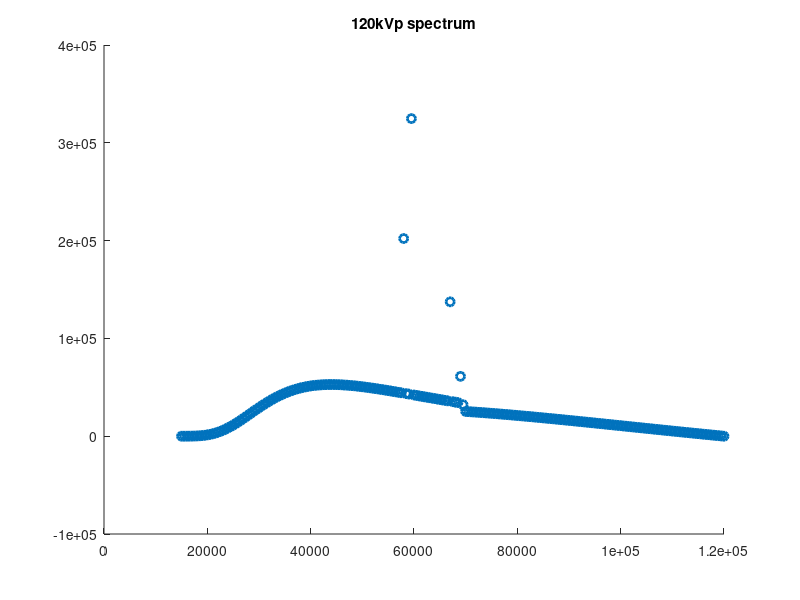
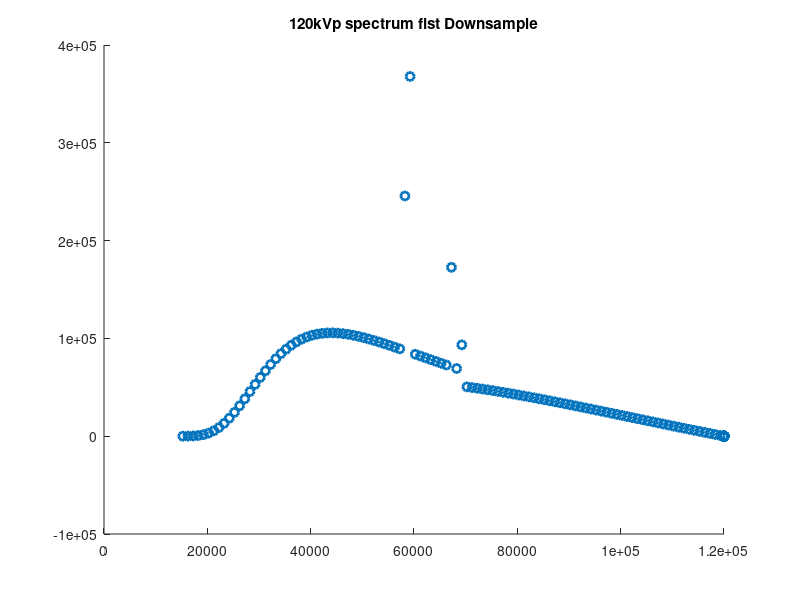
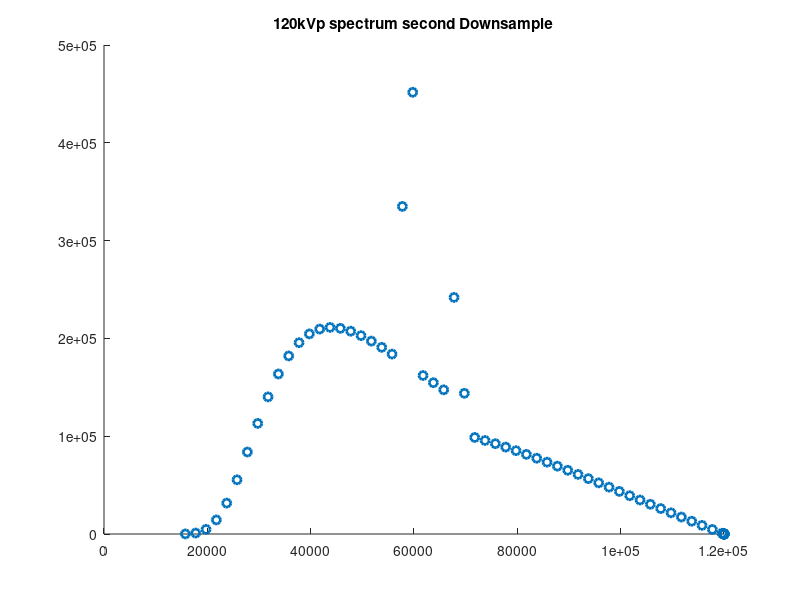
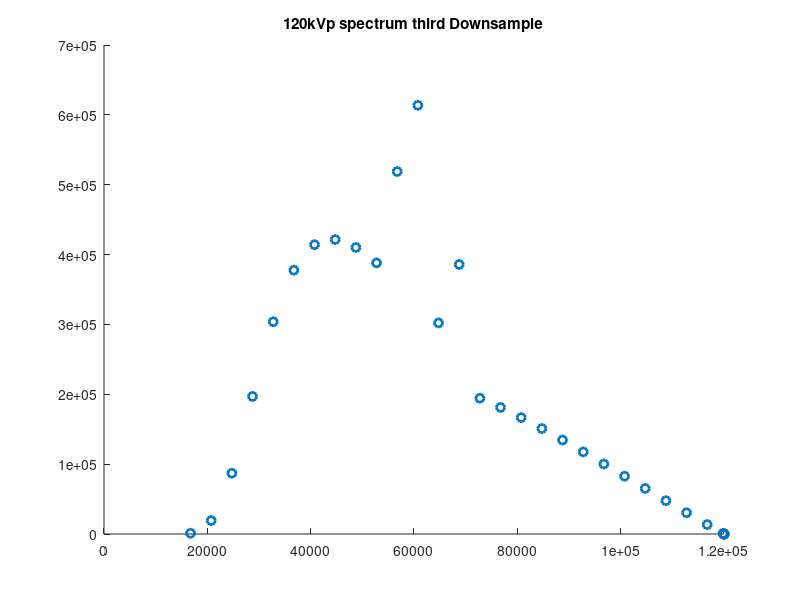

Reproduce these figures in MATLAB, in order.
spec120kVp = [
 15.0e3  4.60050e0
 15.5e3  1.12747e1
 16.0e3  2.50967e1
 16.5e3  5.03098e1
 17.0e3  9.52348e1
 17.5e3  1.65910e2
 18.0e3  2.75323e2
 18.5e3  4.35224e2
 19.0e3  6.55364e2
 19.5e3  9.53867e2
 20.0e3  1.33784e3
 20.5e3  1.81038e3
 21.0e3  2.41797e3
 21.5e3  3.11417e3
 22.0e3  3.95821e3
 22.5e3  4.90536e3
 23.0e3  6.00143e3
 23.5e3  7.16157e3
 24.0e3  8.53114e3
 24.5e3  9.91206e3
 25.0e3  1.13638e4
 25.5e3  1.30057e4
 26.0e3  1.46880e4
 26.5e3  1.63691e4
 27.0e3  1.82052e4
 27.5e3  1.99907e4
 28.0e3  2.19178e4
 28.5e3  2.37180e4
 29.0e3  2.56302e4
 29.5e3  2.73397e4
 30.0e3  2.91254e4
 30.5e3  3.09898e4
 31.0e3  3.25545e4
 31.5e3  3.43219e4
 32.0e3  3.58841e4
 32.5e3  3.74477e4
 33.0e3  3.89081e4
 33.5e3  4.02857e4
 34.0e3  4.15873e4
 34.5e3  4.28602e4
 35.0e3  4.39686e4
 35.5e3  4.50739e4
 36.0e3  4.60779e4
 36.5e3  4.69536e4
 37.0e3  4.78183e4
 37.5e3  4.85681e4
 38.0e3  4.93042e4
 38.5e3  4.99207e4
 39.0e3  5.04569e4
 39.5e3  5.09779e4
 40.0e3  5.14178e4
 40.5e3  5.17761e4
 41.0e3  5.20743e4
 41.5e3  5.22903e4
 42.0e3  5.24917e4
 42.5e3  5.26796e4
 43.0e3  5.27412e4
 43.5e3  5.28586e4
 44.0e3  5.28281e4
 44.5e3  5.28324e4
 45.0e3  5.27359e4
 45.5e3  5.26756e4
 46.0e3  5.25391e4
 46.5e3  5.23276e4
 47.0e3  5.21993e4
 47.5e3  5.19753e4
 48.0e3  5.17017e4
 48.5e3  5.14903e4
 49.0e3  5.12086e4
 49.5e3  5.08581e4
 50.0e3  5.05665e4
 50.5e3  5.02164e4
 51.0e3  4.98653e4
 51.5e3  4.95113e4
 52.0e3  4.91019e4
 52.5e3  4.87498e4
 53.0e3  4.83416e4
 53.5e3  4.79347e4
 54.0e3  4.75291e4
 54.5e3  4.70705e4
 55.0e3  4.66688e4
 55.5e3  4.62152e4
 56.0e3  4.57648e4
 56.5e3  4.53174e4
 57.0e3  4.48733e4
 57.5e3  4.44325e4
 58.0e3  2.02129e5
 58.5e3  4.35103e4
 59.0e3  4.30800e4
 59.5e3  3.24767e5
 60.0e3  4.21319e4
 60.5e3  4.16646e4
 61.0e3  4.12017e4
 61.5e3  4.07432e4
 62.0e3  4.02891e4
 62.5e3  3.98393e4
 63.0e3  3.93480e4
 63.5e3  3.89073e4
 64.0e3  3.84706e4
 64.5e3  3.79940e4
 65.0e3  3.75224e4
 65.5e3  3.70973e4
 66.0e3  3.66351e4
 66.5e3  3.61778e4
 67.0e3  1.37406e5
 67.5e3  3.52771e4
 68.0e3  3.48337e4
 68.5e3  3.43948e4
 69.0e3  6.11981e4
 69.5e3  3.22109e4
 70.0e3  2.53113e4
 70.5e3  2.51455e4
 71.0e3  2.49477e4
 71.5e3  2.47760e4
 72.0e3  2.46015e4
 72.5e3  2.43957e4
 73.0e3  2.42157e4
 73.5e3  2.40051e4
 74.0e3  2.38198e4
 74.5e3  2.36045e4
 75.0e3  2.34143e4
 75.5e3  2.31945e4
 76.0e3  2.29728e4
 76.5e3  2.27755e4
 77.0e3  2.25497e4
 77.5e3  2.23221e4
 78.0e3  2.21184e4
 78.5e3  2.18869e4
 79.0e3  2.16538e4
 79.5e3  2.14191e4
 80.0e3  2.11828e4
 80.5e3  2.09449e4
 81.0e3  2.07056e4
 81.5e3  2.04648e4
 82.0e3  2.02460e4
 82.5e3  2.00022e4
 83.0e3  1.97570e4
 83.5e3  1.95105e4
 84.0e3  1.92404e4
 84.5e3  1.89917e4
 85.0e3  1.87419e4
 85.5e3  1.84909e4
 86.0e3  1.82388e4
 86.5e3  1.79857e4
 87.0e3  1.77314e4
 87.5e3  1.74763e4
 88.0e3  1.72201e4
 88.5e3  1.69434e4
 89.0e3  1.66857e4
 89.5e3  1.64270e4
 90.0e3  1.61676e4
 90.5e3  1.58890e4
 91.0e3  1.56282e4
 91.5e3  1.53667e4
 92.0e3  1.51045e4
 92.5e3  1.48244e4
 93.0e3  1.45611e4
 93.5e3  1.42971e4
 94.0e3  1.40163e4
 94.5e3  1.37514e4
 95.0e3  1.34859e4
 95.5e3  1.32047e4
 96.0e3  1.29384e4
 96.5e3  1.26718e4
 97.0e3  1.23902e4
 97.5e3  1.21229e4
 98.0e3  1.18414e4
 98.5e3  1.15736e4
 99.0e3  1.12923e4
 99.5e3  1.10240e4
100.0e3  1.07554e4
100.5e3  1.04743e4
101.0e3  1.02055e4
101.5e3  9.92491e3
102.0e3  9.65584e3
102.5e3  9.37573e3
103.0e3  9.10653e3
103.5e3  8.82700e3
104.0e3  8.55782e3
104.5e3  8.27897e3
105.0e3  8.00986e3
105.5e3  7.73173e3
106.0e3  7.46283e3
106.5e3  7.18553e3
107.0e3  6.91688e3
107.5e3  6.64053e3
108.0e3  6.36483e3
108.5e3  6.09689e3
109.0e3  5.82225e3
109.5e3  5.55479e3
110.0e3  5.28130e3
110.5e3  5.01440e3
111.0e3  4.74216e3
111.5e3  4.47071e3
112.0e3  4.20498e3
112.5e3  3.93491e3
113.0e3  3.66996e3
113.5e3  3.40133e3
114.0e3  3.13363e3
114.5e3  2.87018e3
115.0e3  2.60406e3
115.5e3  2.34163e3
116.0e3  2.07717e3
116.5e3  1.81373e3
117.0e3  1.55315e3
117.5e3  1.29151e3
118.0e3  1.03096e3
118.5e3  7.72417e2
119.0e3  5.13803e2
119.5e3  2.56340e2
120.0e3  -2.13578e1];

figure;scatter(spec120kVp(:,1),spec120kVp(:,2),'LineWidth',2);
title('120kVp spectrum')

nn = 256;
spec120kVp0 = [spec120kVp; [ones(nn-size(spec120kVp,1),1)*spec120kVp(end,1) zeros(nn-size(spec120kVp,1),1)]];

spec120kVpDS = [];
spec120kVpDS(:,2) = spec120kVp0(1:2:end,2)+spec120kVp0(2:2:end,2);
spec120kVpDS(:,1) = (spec120kVp0(1:2:end,1)+spec120kVp0(2:2:end,1))/2;
figure;scatter(spec120kVpDS(:,1),spec120kVpDS(:,2),'LineWidth',2);
title('120kVp spectrum fist Downsample')

spec120kVp0 = spec120kVpDS; spec120kVpDS = [];
spec120kVpDS(:,2) = spec120kVp0(1:2:end,2)+spec120kVp0(2:2:end,2);
spec120kVpDS(:,1) = (spec120kVp0(1:2:end,1)+spec120kVp0(2:2:end,1))/2;
figure;scatter(spec120kVpDS(:,1),spec120kVpDS(:,2),'LineWidth',2);
title('120kVp spectrum second Downsample')

spec120kVp0 = spec120kVpDS; spec120kVpDS = [];
spec120kVpDS(:,2) = spec120kVp0(1:2:end,2)+spec120kVp0(2:2:end,2);
spec120kVpDS(:,1) = (spec120kVp0(1:2:end,1)+spec120kVp0(2:2:end,1))/2;
figure;scatter(spec120kVpDS(:,1),spec120kVpDS(:,2),'LineWidth',2);
title('120kVp spectrum third Downsample')

spec120kVpmask = spec120kVpDS(:,2)>0;
spec120kVpfinal = spec120kVpDS(spec120kVpmask==1,:);

spec120kVpfinal(:,1) = spec120kVpfinal(:,1)/1e+06;
spec120kVpfinal(:,2) = spec120kVpfinal(:,2)/sum(spec120kVpfinal(:,2));
figure;scatter(spec120kVpfinal(:,1),spec120kVpfinal(:,2),'LineWidth',2);
title('120kVp spectrum final')

